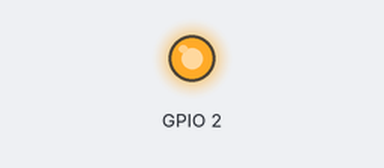
Bench run of a sketch on a simulated ESP8266 (NodeMCU). Parts: output pins drawn as LEDs (lit = HIGH). WiFi joins after 1.5 s; servers stay silent unless stated; the local clock reads 2024-03-15 10:24:30 at power-on unless the sketch sets it; what the sketch prints to the serial monitor is not drawn.

Above: at 5.0 s.
At 8.52 s:
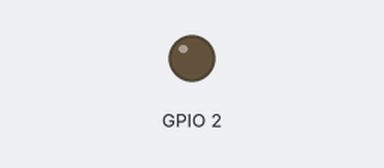
Timing chart, 0 to 10.7 s (numbered marks = the images above):
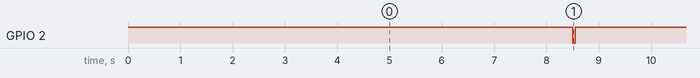

The sketch:

7segClock.ino
```cpp
/******************
  * Very rudimentary internet clock (NTP)
  * Just a simple example based on ESP8266 sample sketches
  * Use it carefully
  *****************/


#include <ESP8266WiFi.h>
#include <WiFiClient.h>
#include <time.h>

const char* ssid = "ASUS_XX_2G";
const char* password = "ShootMeDead";

// your time zone, in POSX string format   https://www.gnu.org/software/libc/manual/html_node/TZ-Variable.html
//const char* timezone = "CET-1CEST,M3.5.0,M10.5.0/3";     // Central Europe
//const char* timezone = "EST5EDT,M3.2.0,M11.1.0"         // America/New_York
//const char* timezone = "AEST-10AEDT,M10.1.0,M4.1.0/3"  // Australia/Sydney
//const char* timezone = "CST5CDT,M3.2.0/0,M11.1.0/1"   // America/Havana
const char* timezone = "NZST-12NZDT,M9.5.0,M4.1.0/3";  // New Zealand


void setup(void) {

  pinMode(LED_BUILTIN, OUTPUT);     // Initialize the LED_BUILTIN pin as an output
  digitalWrite(LED_BUILTIN, HIGH);  // Turn the LED off

  Serial.begin(9600);
  WiFi.mode(WIFI_STA);
  WiFi.begin(ssid, password);

  configTime(0, 0, "pool.ntp.org");
  setenv("TZ", timezone, 0);

  while (WiFi.status() != WL_CONNECTED) {
    delay(500);
    Serial.print(".");
  }

  Serial.println("");
  Serial.print("Wifi Connected");
  Serial.print("IP address: ");
  Serial.println(WiFi.localIP());
}

void loop(void)
{
  static time_t lastv = 0;
  static uint8_t cnt = 0;
  char buf[32];

  time_t tnow = time(nullptr);
  tm* tm = localtime(&tnow);

  if (lastv != tm->tm_min)
  { // update time every minute
    lastv = tm->tm_min;
    sprintf(buf, "$D%02d%02d\n", tm->tm_hour, tm->tm_min);	// The display expects a message like this: $D[number]\n
    Serial.print(buf);
  }

  // debug
  //Serial.print(String(ctime(&tnow)));

  delay(1000);

  if(cnt++ > 5) { // blink the LED to idicate we're still alive
    cnt=0;
    digitalWrite(LED_BUILTIN, LOW);   // Turn the LED on
    delay(50);
    digitalWrite(LED_BUILTIN, HIGH);   // Turn the LED off
  }
}
```

Measured:
- by itself, GPIO 2: alternates HIGH for 7.0 s and LOW for 0.05 s
